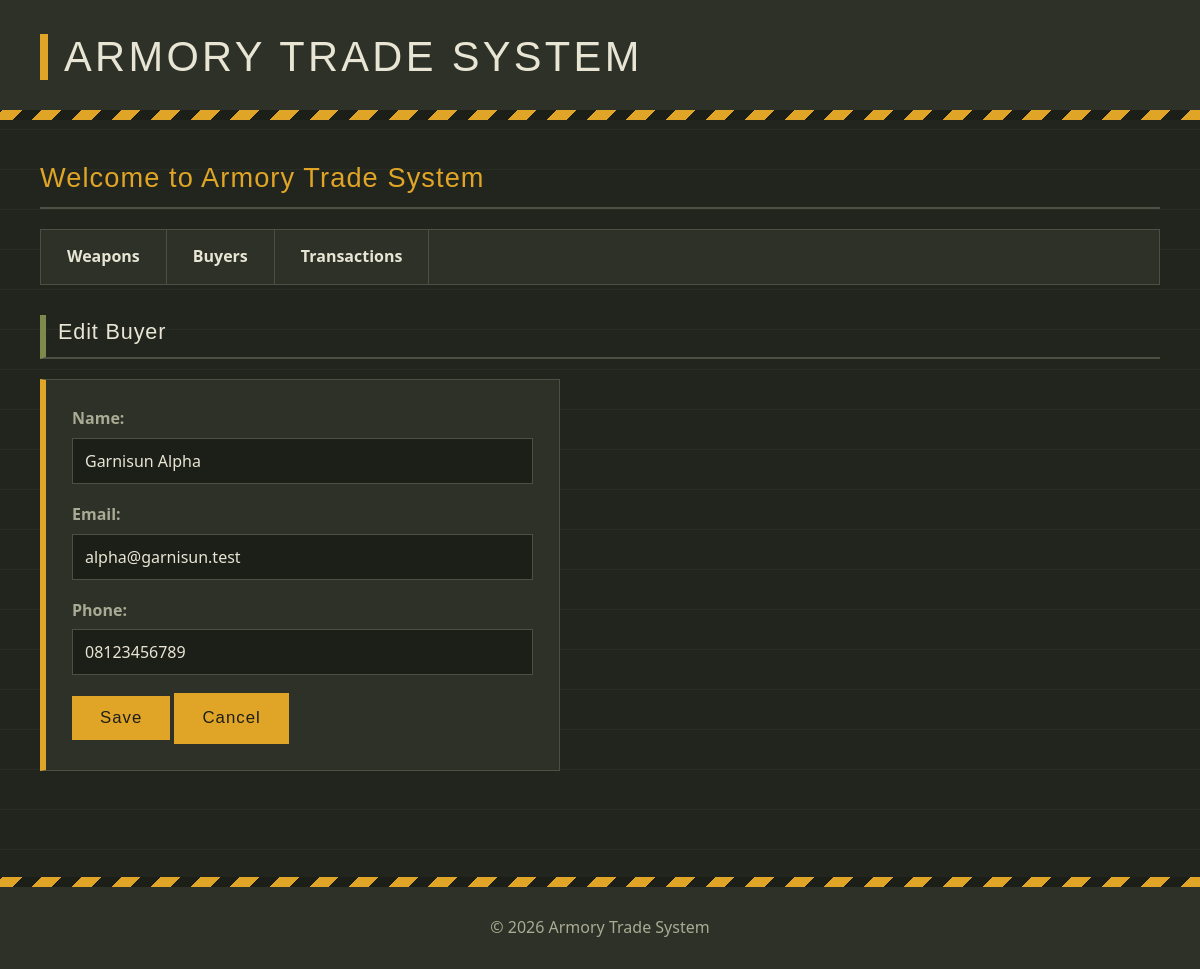
The page /?page=buyer_form&id=1 on the database its author committed.
### tables this page shows
CREATE TABLE buyers (
    id INT AUTO_INCREMENT PRIMARY KEY,
    name VARCHAR(100) NOT NULL,
    email VARCHAR(100) UNIQUE,
    phone VARCHAR(15)
);

### config/db.php (called while the page is built, shortened)
<?php
class Database {
    private $host = "localhost";
    private $username = "root";
    private $password = "";
    private $dbname = "db_armory";
    public function __construct() {
        try {
            $this->conn = new PDO("mysql:host=$this->host;dbname=$this->dbname", $this->username, $this->password);
        } catch (PDOException $e) {
            echo "Connection failed: " . $e->getMessage();
        }
    }
}
?>

### class/Buyer.php (called while the page is built, shortened)
<?php
require_once 'config/db.php';
class Buyer {
    private $db;
    public function __construct() {
        $this->db = (new Database())->conn;
    }
    public function getBuyerById($id) {
        $stmt = $this->db->prepare("SELECT * FROM buyers WHERE id = ?");
        $stmt->execute([$id]);
        return $stmt->fetch(PDO::FETCH_ASSOC);
    }
}
?>

### view/buyer_form.php (the view, shortened to what this page needs)
<?php
$id = $_GET['id'] ?? '';
$data = $id ? $buyer->getBuyerById($id) : [];
?>
<h3><?= $id ? 'Edit Buyer' : 'Add Buyer' ?></h3>
<form method="POST">
    <label>Name:</label>
    <input type="text" name="name" required value="<?= $data['name'] ?? '' ?>">
    <label>Email:</label>
    <input type="email" name="email" value="<?= $data['email'] ?? '' ?>">
    <label>Phone:</label>
    <input type="text" name="phone" value="<?= $data['phone'] ?? '' ?>">
    <button type="submit" name="save_buyer">Save</button>
    <a class="btn" href="?page=buyers">Cancel</a>
</form>

### style.css (style rules this page uses)
:root { --bg: #22251e; --panel: #2d3127; --steel: #3e4437; --line: #4a5143; --olive: #7d8a4c; --amber: #e0a526; --text: #e8e5d4; --muted: #aaab94; --danger: #ff8a70; --ok: #a9c46a; --ink: #1c1e18; --font-title: "Impact", "Haettenschweiler", "Arial Narrow Bold", sans-serif; --font-body: "Segoe UI", Tahoma, Geneva, Verdana, sans-serif; --font-data: Consolas, "Courier New", monospace; }
* { margin: 0; padding: 0; box-sizing: border-box; }
body { font-family: var(--font-body); background-color: var(--bg); background-image: repeating-linear-gradient( 0deg, transparent 0 39px, rgba(255, 255, 255, 0.03) 39px 40px ); color: var(--text); line-height: 1.6; min-height: 100vh; }
h2, h3 { font-family: var(--font-title); font-weight: 400; letter-spacing: 0.04em; border-bottom: 2px solid var(--line); padding-bottom: 8px; margin-bottom: 20px; }
h3 { color: var(--text); font-size: 1.35em; border-left: 6px solid var(--olive); padding-left: 12px; }
form { max-width: 520px; background-color: var(--panel); padding: 26px; margin: 10px 0 30px; border: 1px solid var(--line); border-left: 6px solid var(--amber); }
label { display: block; font-weight: 600; color: var(--muted); margin-bottom: 6px; }
input, select, textarea { width: 100%; padding: 11px 12px; margin-bottom: 18px; background-color: var(--ink); color: var(--text); border: 1px solid var(--line); border-radius: 0; font-size: 1rem; font-family: var(--font-body); }
button, .btn { display: inline-block; background-color: var(--amber); color: var(--ink); padding: 12px 28px; border: none; border-radius: 0; font-family: var(--font-title); font-size: 1.05rem; letter-spacing: 0.06em; cursor: pointer; text-decoration: none; transition: background-color 0.15s ease; }

### rows shown on the page
buyers: name "Garnisun Alpha", email "alpha@garnisun.test", phone "08123456789"
